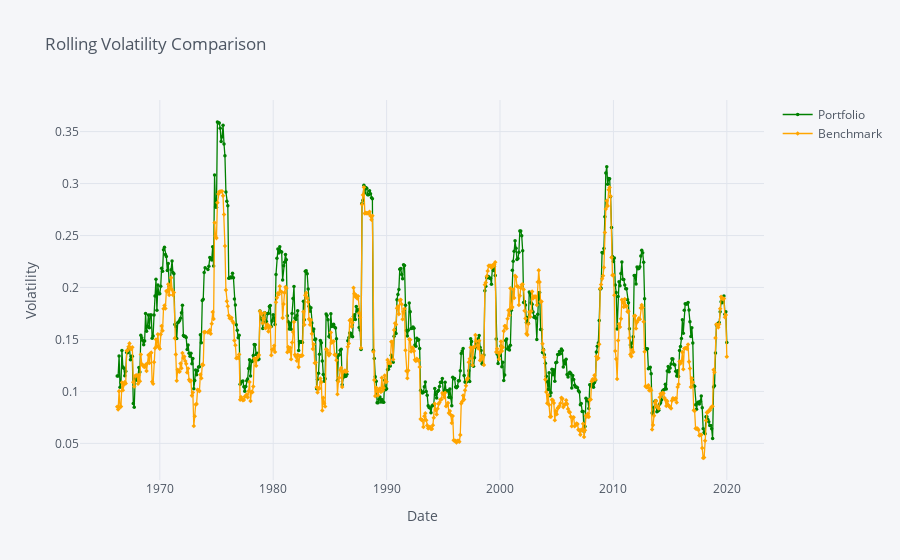

Notebook code for this chart:
### Code cell
# Plotting the calculations
plyo.iplot(  
    rollingVolDf[['Portfolio','Benchmark']].iplot(asFigure=True,
                                                 title='Rolling Volatility Comparison',  
             xTitle='Date',  
             yTitle='Volatility',
                                                 mode={'Portfolio': 'lines+markers', 'Benchmark': 'lines+markers'},  
             symbol={'Portfolio': 'circle', 'Benchmark': 'diamond'},  
             size=3.5,  
             colors={'Portfolio': 'green', 'Benchmark': 'orange'}, ),)

### Figure 1 — Plotly figure (JSON) as saved in the notebook; plotly's stock layout.template omitted (floating-point values rounded to 4 significant figures; data arrays with more than 128 entries replaced by an {"elided": "..."} marker saying what was removed)
{"data": [{"line": {"color": "green", "dash": "solid", "shape": "linear", "width": 1.3}, "marker": {"size": 3.5, "symbol": "circle"}, "mode": "lines+markers", "name": "Portfolio", "text": "", "type": "scatter", "x": {"elided": "644 str values"}, "y": {"elided": "644 float values"}}, {"line": {"color": "orange", "dash": "solid", "shape": "linear", "width": 1.3}, "marker": {"size": 3.5, "symbol": "diamond"}, "mode": "lines+markers", "name": "Benchmark", "text": "", "type": "scatter", "x": {"elided": "644 str values"}, "y": {"elided": "644 float values"}}], "layout": {"legend": {"bgcolor": "#F5F6F9", "font": {"color": "#4D5663"}}, "paper_bgcolor": "#F5F6F9", "plot_bgcolor": "#F5F6F9", "title": {"font": {"color": "#4D5663"}, "text": "Rolling Volatility Comparison"}, "xaxis": {"gridcolor": "#E1E5ED", "showgrid": true, "tickfont": {"color": "#4D5663"}, "title": {"font": {"color": "#4D5663"}, "text": "Date"}, "zerolinecolor": "#E1E5ED"}, "yaxis": {"gridcolor": "#E1E5ED", "showgrid": true, "tickfont": {"color": "#4D5663"}, "title": {"font": {"color": "#4D5663"}, "text": "Volatility"}, "zerolinecolor": "#E1E5ED"}}}
